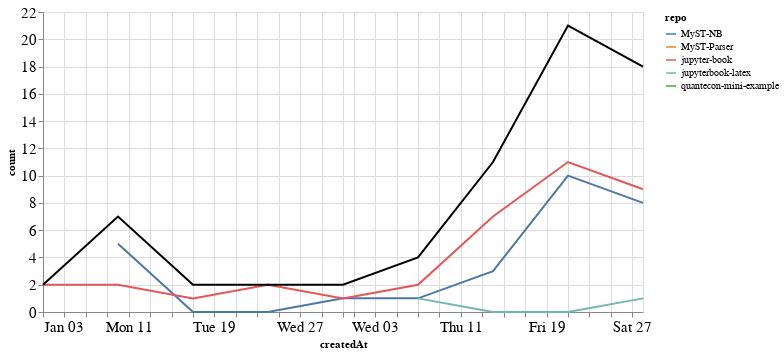

Source (notebook cell):
### Markdown cell above
### Comments

### Code cell
comments_time = comments.groupby('repo').resample('W', on='createdAt').count()['author'].reset_index()
comments_time = comments_time.rename(columns={'author': 'count'})
comments_time_total = comments_time.groupby('createdAt').agg({"count": "sum"}).reset_index()
ch1 = alt.Chart(comments_time, width=600).mark_line().encode(
    x='createdAt',
    y='count',
    color='repo',
    tooltip="repo"
)

ch2 = alt.Chart(comments_time_total, width=600).mark_line(color="black").encode(
    x='createdAt',
    y='count',
)

ch1 + ch2

### Figure 1 — Vega-Lite specification as saved in the notebook (floating-point values rounded to 4 significant figures)
{"config": {"axisLeft": {"labelFontSize": 15}, "axisBottom": {"labelFontSize": 15}}, "layer": [{"data": {"name": "data-4f88b9834b1ba74788fc2275f8cd3dd2"}, "mark": "line", "encoding": {"color": {"type": "nominal", "field": "repo"}, "tooltip": {"type": "nominal", "field": "repo"}, "x": {"type": "temporal", "field": "createdAt"}, "y": {"type": "quantitative", "field": "count"}}, "width": 600}, {"data": {"name": "data-de757dbbcf3c06e782e986798a3246ea"}, "mark": {"type": "line", "color": "black"}, "encoding": {"x": {"type": "temporal", "field": "createdAt"}, "y": {"type": "quantitative", "field": "count"}}, "width": 600}], "$schema": "https://vega.github.io/schema/vega-lite/v4.8.1.json", "datasets": {"data-4f88b9834b1ba74788fc2275f8cd3dd2": [{"repo": "MyST-NB", "createdAt": "2021-01-10T00:00:00", "count": 5}, {"repo": "MyST-NB", "createdAt": "2021-01-17T00:00:00", "count": 0}, {"repo": "MyST-NB", "createdAt": "2021-01-24T00:00:00", "count": 0}, {"repo": "MyST-NB", "createdAt": "2021-01-31T00:00:00", "count": 1}, {"repo": "MyST-NB", "createdAt": "2021-02-07T00:00:00", "count": 1}, {"repo": "MyST-NB", "createdAt": "2021-02-14T00:00:00", "count": 3}, {"repo": "MyST-NB", "createdAt": "2021-02-21T00:00:00", "count": 10}, {"repo": "MyST-NB", "createdAt": "2021-02-28T00:00:00", "count": 8}, {"repo": "MyST-Parser", "createdAt": "2021-01-17T00:00:00", "count": 1}, {"repo": "jupyter-book", "createdAt": "2021-01-03T00:00:00", "count": 2}, {"repo": "jupyter-book", "createdAt": "2021-01-10T00:00:00", "count": 2}, {"repo": "jupyter-book", "createdAt": "2021-01-17T00:00:00", "count": 1}, {"repo": "jupyter-book", "createdAt": "2021-01-24T00:00:00", "count": 2}, {"repo": "jupyter-book", "createdAt": "2021-01-31T00:00:00", "count": 1}, {"repo": "jupyter-book", "createdAt": "2021-02-07T00:00:00", "count": 2}, {"repo": "jupyter-book", "createdAt": "2021-02-14T00:00:00", "count": 7}, {"repo": "jupyter-book", "createdAt": "2021-02-21T00:00:00", "count": 11}, {"repo": "jupyter-book", "createdAt": "2021-02-28T00:00:00", "count": 9}, {"repo": "jupyterbook-latex", "createdAt": "2021-02-07T00:00:00", "count": 1}, {"repo": "jupyterbook-latex", "createdAt": "2021-02-14T00:00:00", "count": 0}, {"repo": "jupyterbook-latex", "createdAt": "2021-02-21T00:00:00", "count": 0}, {"repo": "jupyterbook-latex", "createdAt": "2021-02-28T00:00:00", "count": 1}, {"repo": "quantecon-mini-example", "createdAt": "2021-02-14T00:00:00", "count": 1}], "data-de757dbbcf3c06e782e986798a3246ea": [{"createdAt": "2021-01-03T00:00:00", "count": 2}, {"createdAt": "2021-01-10T00:00:00", "count": 7}, {"createdAt": "2021-01-17T00:00:00", "count": 2}, {"createdAt": "2021-01-24T00:00:00", "count": 2}, {"createdAt": "2021-01-31T00:00:00", "count": 2}, {"createdAt": "2021-02-07T00:00:00", "count": 4}, {"createdAt": "2021-02-14T00:00:00", "count": 11}, {"createdAt": "2021-02-21T00:00:00", "count": 21}, {"createdAt": "2021-02-28T00:00:00", "count": 18}]}}
